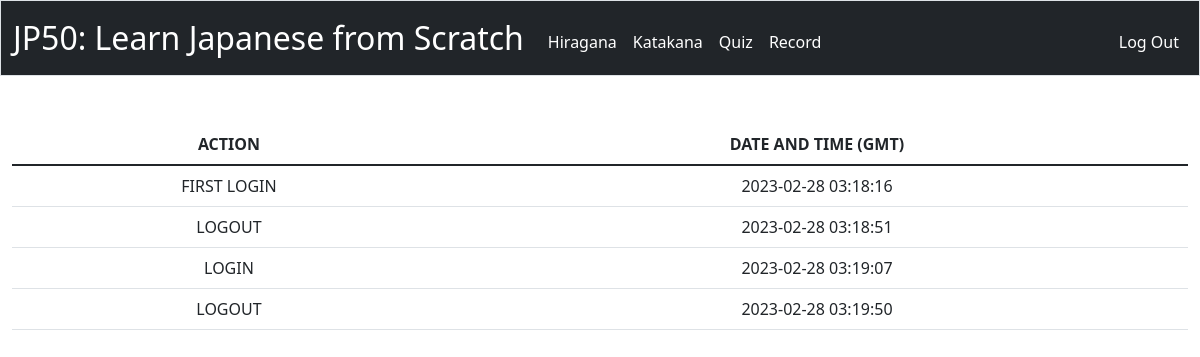
The app's page /record (signed in) with its own data.
### tables this page shows
CREATE TABLE 'record' ('type' TEXT NOT NULL, 'datetime' DATETIME NOT NULL DEFAULT CURRENT_TIMESTAMP, 'username'  TEXT NOT NULL  );

### app.py (the view)
@app.route("/record")
@login_required
def record():
    username = db.execute("SELECT username FROM users WHERE id = ?", session["user_id"])
    username = username[0]["username"]
    lists = db.execute("SELECT type,datetime FROM record WHERE username = ?", username)
    return render_template("record.html", lists = lists)

### app.py (called while the page is built)
@app.after_request
def after_request(response):
    response.headers["Cache-Control"] = "no-cache, no-store, must-revalidate"
    response.headers["Expires"] = 0
    response.headers["Pragma"] = "no-cache"
    return response

### helpers.py (called while the page is built)
def login_required(f):
    @wraps(f)
    def decorated_function(*args, **kwargs):
        if session.get("user_id") is None:
            return redirect("/login")
        return f(*args, **kwargs)
    return decorated_function

### templates/record.html (shortened to what this page needs)
{% extends "layout.html" %}
{% block main %}
<table class="table">
    <thead>
        <tr>
            <th>ACTION</th>
            <th>DATE AND TIME (GMT)</th>
        </tr>
    </thead>
    <tbody>
        {% for list in lists %}
            <tr>
                <td>{{list.type}}</td>
                <td>{{list.datetime}}</td>
            </tr>
        {% endfor %}
    </tbody>
</table>
{% endblock %}

### static/styles.css (style rules this page uses)
body { overflow-x :hidden; }

### records on screen
record: type "FIRST LOGIN", datetime "2023-02-28 03:18:16"
record: type "LOGOUT", datetime "2023-02-28 03:18:51"
record: type "LOGIN", datetime "2023-02-28 03:19:07"
record: type "LOGOUT", datetime "2023-02-28 03:19:50"
